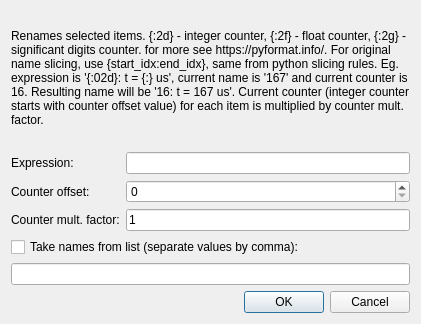
<?xml version="1.0" encoding="UTF-8"?>
<ui version="4.0">
 <class>Dialog</class>
 <widget class="QDialog" name="Dialog">
  <property name="geometry">
   <rect>
    <x>0</x>
    <y>0</y>
    <width>421</width>
    <height>324</height>
   </rect>
  </property>
  <property name="windowTitle">
   <string>Dialog</string>
  </property>
  <layout class="QGridLayout" name="gridLayout_2">
   <item row="0" column="0">
    <layout class="QVBoxLayout" name="verticalLayout_2">
     <item>
      <layout class="QVBoxLayout" name="verticalLayout">
       <item>
        <widget class="QLabel" name="label">
         <property name="text">
          <string>&lt;html&gt;&lt;head/&gt;&lt;body&gt;&lt;p&gt;Renames selected items. {:2d} - integer counter, {:2f} - float counter, {:2g} - significant digits counter. for more see https://pyformat.info/. For original name slicing, use {start_idx:end_idx}, same from python slicing rules. Eg. expression is '{:02d}: t = {:} us', current name is '167' and current counter is 16. Resulting name will be '16: t = 167 us'. Current counter (integer counter starts with counter offset value) for each item is multiplied by counter mult. factor.&lt;/p&gt;&lt;/body&gt;&lt;/html&gt;</string>
         </property>
         <property name="wordWrap">
          <bool>true</bool>
         </property>
        </widget>
       </item>
       <item>
        <layout class="QGridLayout" name="gridLayout">
         <item row="0" column="0">
          <widget class="QLabel" name="label_2">
           <property name="text">
            <string>Expression:</string>
           </property>
          </widget>
         </item>
         <item row="1" column="0">
          <widget class="QLabel" name="label_3">
           <property name="text">
            <string>Counter offset:</string>
           </property>
          </widget>
         </item>
         <item row="2" column="0">
          <widget class="QLabel" name="label_4">
           <property name="text">
            <string>Counter mult. factor:</string>
           </property>
          </widget>
         </item>
         <item row="0" column="1">
          <widget class="QLineEdit" name="leExpression"/>
         </item>
         <item row="1" column="1">
          <widget class="QSpinBox" name="sbOffset"/>
         </item>
         <item row="2" column="1">
          <widget class="QLineEdit" name="leCounterMulFactor">
           <property name="text">
            <string>1</string>
           </property>
          </widget>
         </item>
        </layout>
       </item>
      </layout>
     </item>
     <item>
      <widget class="QCheckBox" name="cbTakeNamesFromList">
       <property name="text">
        <string>Take names from list (separate values by comma):</string>
       </property>
      </widget>
     </item>
     <item>
      <widget class="QLineEdit" name="leList"/>
     </item>
     <item>
      <widget class="QDialogButtonBox" name="buttonBox">
       <property name="orientation">
        <enum>Qt::Horizontal</enum>
       </property>
       <property name="standardButtons">
        <set>QDialogButtonBox::Cancel|QDialogButtonBox::Ok</set>
       </property>
      </widget>
     </item>
    </layout>
   </item>
  </layout>
 </widget>
 <resources/>
 <connections>
  <connection>
   <sender>buttonBox</sender>
   <signal>accepted()</signal>
   <receiver>Dialog</receiver>
   <slot>accept()</slot>
   <hints>
    <hint type="sourcelabel">
     <x>248</x>
     <y>254</y>
    </hint>
    <hint type="destinationlabel">
     <x>157</x>
     <y>274</y>
    </hint>
   </hints>
  </connection>
  <connection>
   <sender>buttonBox</sender>
   <signal>rejected()</signal>
   <receiver>Dialog</receiver>
   <slot>reject()</slot>
   <hints>
    <hint type="sourcelabel">
     <x>316</x>
     <y>260</y>
    </hint>
    <hint type="destinationlabel">
     <x>286</x>
     <y>274</y>
    </hint>
   </hints>
  </connection>
 </connections>
</ui>
